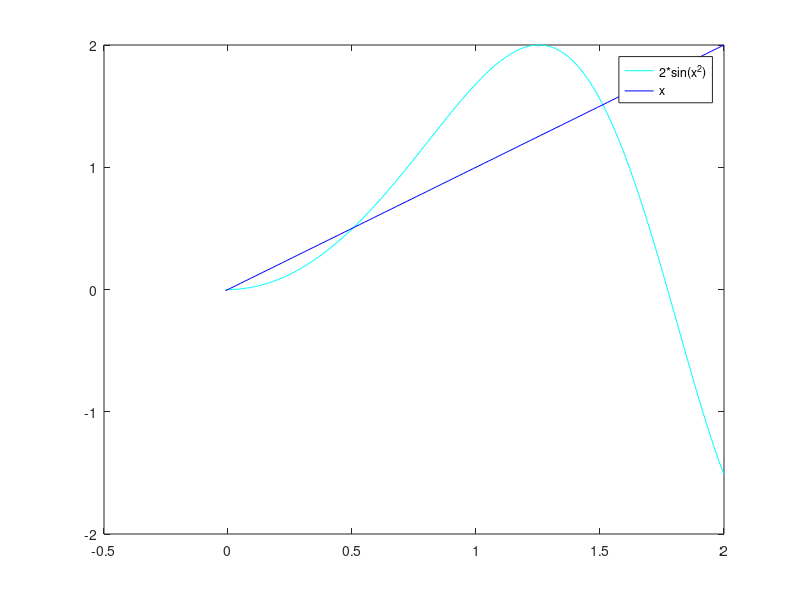

This figure's MATLAB source: (Note: this script raises an error after producing the figure.)
clc; clear all;
f = @(x)(2*sin(x^2)-x);
a = -.01;
b = 2;
n = 1;
ep = 0.01;
x = (a + b)/2;

i = a:.01:b;
j = 2*sin(i.^2);
k = i;

plot(i,j,'c', i,k,'b');
legend('2*sin(x^2)', 'x');

fprintf('n     a      f(a)      b     f(b)      x       f(x)\n');

while (abs(f(x)) > ep)
    fprintf('%d   %4.2f    %4.2f    %4.2f    %4.2f    %4.2f    %4.2f\n', n,a, f(a), b, f(b), x, f(x));
    x = (a + b)/2;
    if(f(x)*f(a) > 0)
        a = x;
    else
        b = x;
    end
    n = n + 1;
end

root = x;
fprintf('One root is: %4.2f\n', root);


k = [ ];
InitialGuess = -1;
currentRoots = 0;
maxRoots = 4;
    while currentRoots<maxRoots
        if  abs(feval(f,InitialGuess))<=ep,
            root=InitialGuess;
        else
            [root,val,flag] = fzero(f,InitialGuess,ep);
            if flag <= 0
                return
            end
        end
        k=[k,root];
        currentRoots=currentRoots+1;
        InitialGuess=InitialGuess+1;
    end

fprintf('By the fzero function the other roots are:');
disp(k);
fprintf('\n');

%root1 = fzero(sym(f),[a b], ep);
%root2 = fzero(sym(f),[c d], ep);
%fprintf('The symbolic representation of the roots are: %s and %s\n', root1, root2);


